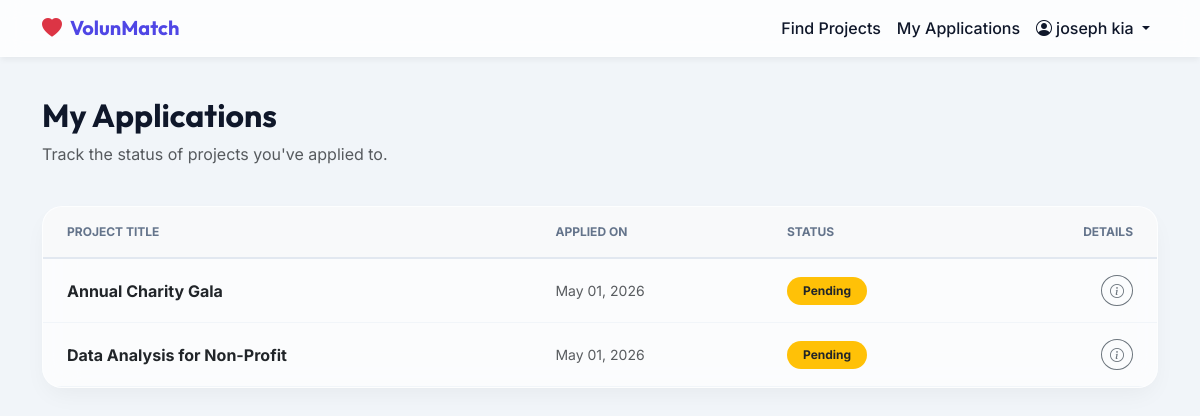
The app's page /volunteer/my_applications (signed in) with its own data.
### tables this page shows
CREATE TABLE applications (
    id INTEGER PRIMARY KEY AUTOINCREMENT,
    volunteer_id INTEGER,
    project_id INTEGER,
    status TEXT DEFAULT 'pending',
    applied_at TIMESTAMP DEFAULT CURRENT_TIMESTAMP,
    FOREIGN KEY (volunteer_id) REFERENCES volunteers(id) ON DELETE CASCADE,
    FOREIGN KEY (project_id) REFERENCES projects(id) ON DELETE CASCADE
);

CREATE TABLE projects (
    id INTEGER PRIMARY KEY AUTOINCREMENT,
    title TEXT NOT NULL,
    description TEXT NOT NULL,
    created_at TIMESTAMP DEFAULT CURRENT_TIMESTAMP
);

### routes/volunteer.py (the view)
    def wrap(*args, **kwargs):
        if 'user_id' not in session or session.get('is_admin'):
            flash('Please log in as a volunteer.', 'warning')
            return redirect(url_for('auth.login'))
        return f(*args, **kwargs)

### db.py (called while the page is built)
def dict_factory(cursor, row):
    d = {}
    for idx, col in enumerate(cursor.description):
        d[col[0]] = row[idx]
    return d

def get_db_connection():
    conn = sqlite3.connect(DB_FILE)
    conn.row_factory = dict_factory
    return conn

### routes/volunteer.py (called while the page is built)
def login_required(f):
    def wrap(*args, **kwargs):
        if 'user_id' not in session or session.get('is_admin'):
            flash('Please log in as a volunteer.', 'warning')
            return redirect(url_for('auth.login'))
        return f(*args, **kwargs)
    wrap.__name__ = f.__name__
    return wrap

### templates/my_applications.html (shortened to what this page needs)
{% extends 'base.html' %}
{% block content %}
<div class="row mb-4">
    <div class="col-12">
        <h2 class="fw-bold">My Applications</h2>
        <p class="text-muted">Track the status of projects you've applied to.</p>
    </div>
</div>
<div class="row">
    <div class="col-12">
        <div class="glass-card p-0 overflow-hidden">
            <table class="table table-hover mb-0 custom-table">
                <thead class="table-light">
                    <tr>
                        <th class="ps-4">Project Title</th>
                        <th>Applied On</th>
                        <th>Status</th>
                        <th class="pe-4 text-end">Details</th>
                    </tr>
                </thead>
                <tbody>
                    {% if applications %}
                        {% for app in applications %}
                        <tr>
                            <td class="ps-4 fw-bold align-middle">{{ app.title }}</td>
                            <td class="align-middle text-muted small">{{ app.applied_at.strftime('%b %d, %Y') }}</td>
                            <td class="align-middle">
                                {% if app.status == 'pending' %}
                                    <span class="badge bg-warning text-dark px-3 py-2 rounded-pill">Pending</span>
                                {% elif app.status == 'approved' %}
                                    <span class="badge bg-success px-3 py-2 rounded-pill">Approved</span>
                                {% else %}
                                    <span class="badge bg-danger px-3 py-2 rounded-pill">Rejected</span>
                                {% endif %}
                            </td>
                            <td class="pe-4 text-end align-middle">
                                <button type="button" class="btn btn-sm btn-outline-secondary rounded-circle" data-bs-toggle="popover" title="{{ app.title }}" data-bs-content="{{ app.description }}"><i class="bi bi-info-circle"></i></button>
                            </td>
                        </tr>
                        {% endfor %}
                    {% else %}
                        <tr>
                            <td colspan="4" class="text-center py-5 text-muted">
                                You haven't applied to any projects yet. <a href="{{ url_for('volunteer.dashboard') }}" class="text-primary fw-bold">Find Projects</a>
                            </td>
                        </tr>
                    {% endif %}
                </tbody>
            </table>
        </div>
    </div>
</div>
{% endblock %}

### static/css/style.css (style rules this page uses)
:root { --primary: #4f46e5; --primary-dark: #4338ca; --secondary: #ec4899; --dark: #0f172a; --light: #f8fafc; --success: #10b981; --warning: #f59e0b; --danger: #ef4444; }
body { font-family: 'Inter', sans-serif; background-color: #f1f5f9; color: var(--dark); overflow-x: hidden; }
h1, h2, h3, h4, h5, h6, .navbar-brand { font-family: 'Outfit', sans-serif; }
.glass-card { background: rgba(255, 255, 255, 0.7); backdrop-filter: blur(16px); -webkit-backdrop-filter: blur(16px); border: 1px solid rgba(255, 255, 255, 0.5); border-radius: 20px; box-shadow: 0 10px 25px -5px rgba(0, 0, 0, 0.05), 0 8px 10px -6px rgba(0, 0, 0, 0.01); transition: transform 0.3s ease, box-shadow 0.3s ease; }
.custom-table { --bs-table-bg: transparent; }
.custom-table th { border-bottom: 2px solid #e2e8f0; text-transform: uppercase; font-size: 0.75rem; font-weight: 700; color: #64748b; padding: 1rem; }
.custom-table td { border-bottom: 1px solid #f1f5f9; padding: 1rem; }

### records on screen
applications: title "Annual Charity Gala", applied_at "May 01, 2026", status "Pending"
applications: title "Data Analysis for Non-Profit", applied_at "May 01, 2026", status "Pending"

### other values on screen
{{ session.get('user_name') }} "joseph kia"
